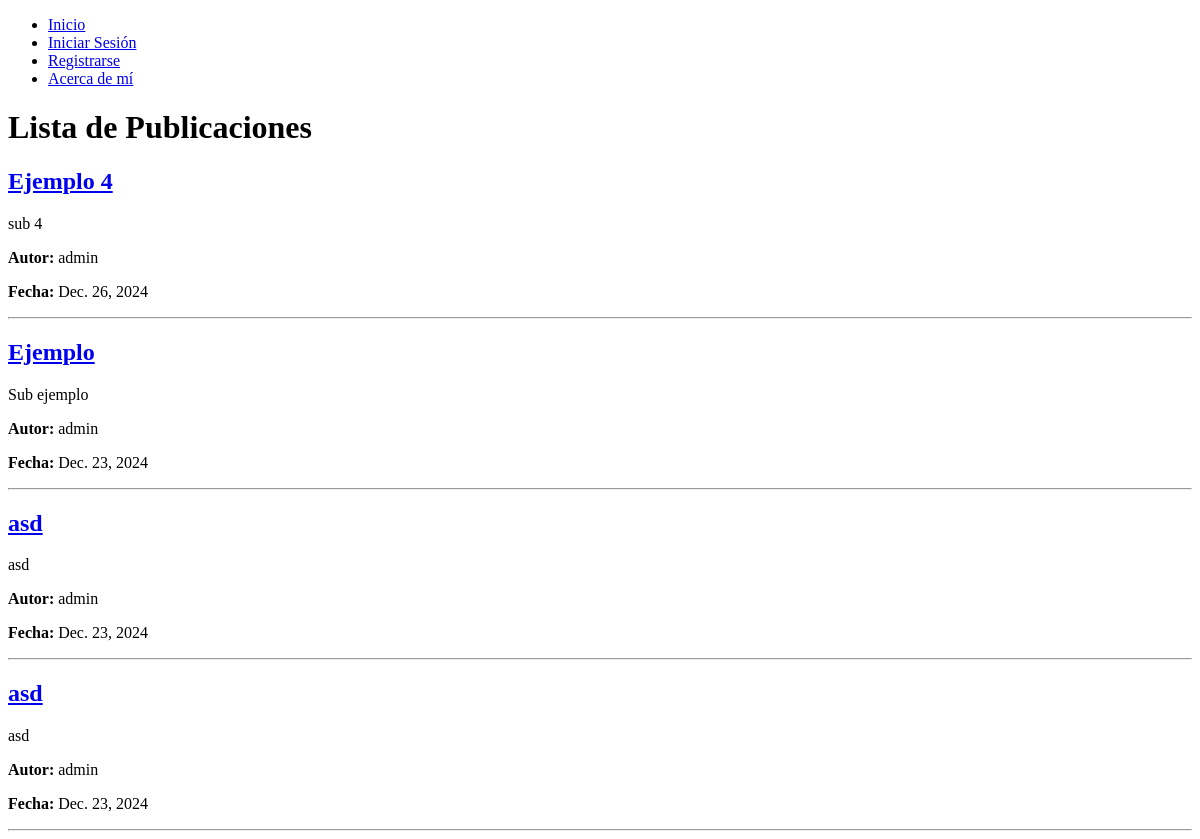
The app's page /, older data.
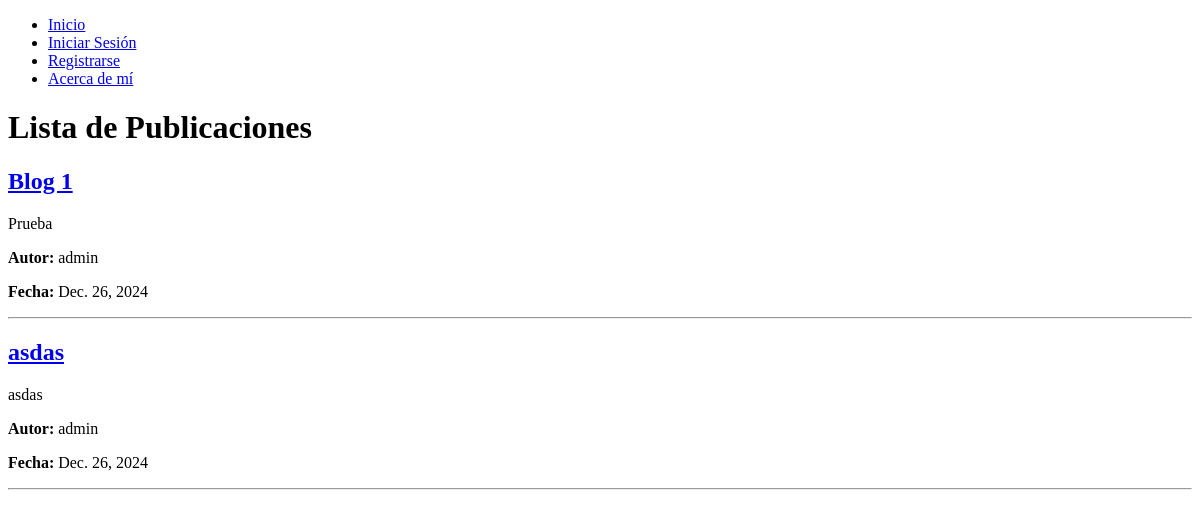
The same page, newer data.
### blog/models.py (models this page shows, shortened)
class Blog(models.Model):
    title = models.CharField(max_length=200)  # Título del blog, con un límite de 200 caracteres
    subtitle = models.CharField(max_length=200, blank=True)  # Subtítulo opcional (blank=True permite que sea vacío)
    body = models.TextField()  # Cuerpo del blog, donde irá el contenido principal
    author = models.ForeignKey(User, on_delete=models.CASCADE)  # Relación con el modelo User. Cada blog tendrá un autor. Si se elimina el autor, se elimina su blog
    date = models.DateField(auto_now_add=True)  # Fecha de creación automática al guardar el blog por primera vez
    image = models.ImageField(upload_to='blog_images/', blank=True, null=True)  # Imagen opcional del blog. Se guardará en la carpeta 'blog_images/'

### blog/views.py (the view)
# urls.py: path('', views.blog_lista, name='blog_lista'),  # Lista de publicaciones
def blog_lista(request):
    blogs = Blog.objects.all().order_by('-date')
    return render(request, 'blog/blog_lista.html', {'blogs': blogs})

### blog/templates/blog/blog_lista.html (shortened to what this page needs)
{% extends "base.html" %}
{% block content %}
<h1>Lista de Publicaciones</h1>
{% for blog in blogs %}
    <div>
        <h2><a href="{{ blog.id }}/">{{ blog.title }}</a></h2>
        <p>{{ blog.subtitle }}</p>
        <p><strong>Autor:</strong> {{ blog.author }}</p>
        <p><strong>Fecha:</strong> {{ blog.date }}</p>
    </div>
    <hr>
{% empty %}
    <p>No hay publicaciones disponibles.</p>
{% endfor %}
{% endblock %}

### templates/base.html (shortened to what this page needs)
<!DOCTYPE html>
<html lang="es">
<head>
</head>
<body>
    <header>
        <nav>
            <ul>
                <li><a href="{% url 'blog_lista' %}">Inicio</a></li>
                {% if user.is_authenticated %}
                    {% if user.is_staff %}
                        <li><a href="{% url 'listar_usuarios' %}">Usuarios registrados</a></li>
                    {% endif %}
                    <li><a href="{% url 'blog_crear' %}">Crear Publicación</a></li>
                    <li><a href="{% url 'message_list' %}">Mensajes</a></li>
                    <li><a href="{% url 'profile' %}">Perfil</a></li>
                    <li><a href="{% url 'editar_perfil' %}">Editar Perfil</a></li>
                    <li>
                        <form action="{% url 'logout' %}" method="post" style="display: inline;">
                            {% csrf_token %}
                            <button type="submit">Cerrar Sesión</button>
                        </form>
                    </li>
                {% else %}
                    <li><a href="{% url 'login' %}">Iniciar Sesión</a></li>
                    <li><a href="{% url 'register' %}">Registrarse</a></li>
                {% endif %}
                <li><a href="{% url 'acerca' %}">Acerca de mí</a></li>
            </ul>
        </nav>
    </header>
    <main>
        {% block content %}
        {% endblock %}
    </main>
</body>
</html>

Row changes from the older to the newer data that the page shows:
removed Blog: title "Ejemplo 4", subtitle "sub 4", author "admin", date "Dec. 26, 2024"
removed Blog: title "asd", subtitle "asd", author "admin", date "Dec. 23, 2024"
changed Blog: title "Ejemplo" → "Blog 1"; subtitle "Sub ejemplo" → "Prueba"; date "Dec. 23, 2024" → "Dec. 26, 2024"
changed Blog: title "asd" → "asdas"; subtitle "asd" → "asdas"; date "Dec. 23, 2024" → "Dec. 26, 2024"
